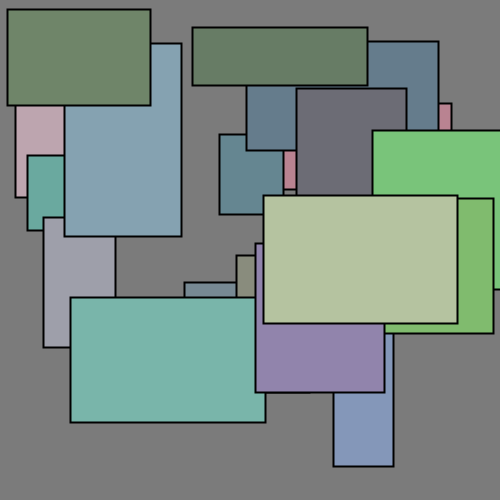
Frame 1 (no input)
Frame 60 (the mouse pressed at the canvas centre just before this capture): identical to frame 1, image omitted
Frame 120 (the mouse held since frame 60 and released just before this capture): identical to frame 1, image omitted

The Processing sketch that drew this single still picture (run headless with seeded random() and noise(); from frame 60 on, the mouse is pressed at the canvas centre):

// Processing sketch: mouse_drag_5
// ── mouse_drag_5.pde
Box[] boxes;
int numBoxes = 20;

float x, y;
float w, h;

void setup() {
  size(500, 500);

  boxes = new Box[numBoxes];
  for (int i = 0; i < numBoxes; i++) {
    boxes[i] = new Box(random(width-100), random(height-100), random(50, 200), random(50, 200));
  }
}

void draw() {
  background(123);

  for (int i = 0; i < numBoxes; i++) {
    boxes[i].display();
  }
}

void mouseReleased() {
  for (int i = 0; i < numBoxes; i++) {
    boxes[i].clicked = false;
  }
}

void mouseDragged() {
  for (int i = 0; i < numBoxes; i++) {
    boxes[i].update();
  }
}

void mousePressed() {
  int idx = -1; // store index of clicked box
  for (int i = numBoxes - 1; i >= 0; i--) {
    boxes[i].checkClicked(mouseX, mouseY);
    if (boxes[i].clicked) {
      idx = i;
      break;
    }
  }
  // reorder boxes (for large amount of data, list will be better)
  if (idx != -1) {
    Box last = boxes[idx];
    for (int i = idx+1; i < numBoxes; i++) {
      boxes[i-1] = boxes[i];
    }
    boxes[numBoxes-1] = last;
  }
}

// ── Box.pde
class Box {
  float x, y;
  float w, h;
  boolean clicked;
  color fc;

  Box(float _x, float _y, float _w, float _h) {
    x = _x;
    y = _y;
    w = _w;
    h = _h;
    clicked = false;
    fc = color(random(100, 200), random(100, 200), random(100, 200));
  }

  void checkClicked(float cx, float cy) {
    if (cx > x && cx < x+w && cy > y && cy < y+h) {
      clicked = true;
    } else {
      clicked = false;
    }
  }

  void update() {
    if (!clicked) return;

    float dx = mouseX - pmouseX;
    float dy = mouseY - pmouseY;
    x += dx;
    y += dy;
  }

  void display() {
    fill(fc);
    stroke(0);
    strokeWeight(2);
    if (clicked) stroke(200, 0, 0);
    rect(x, y, w, h);
  }
}
